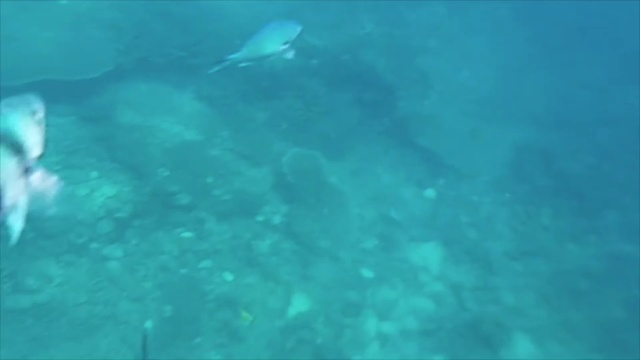
#> input picture camera/fish-camera/bestshot/fish0.jpg, 640 x 360 px, given in place of the camera
$ python ug-camera.py
#> lines starting #> are read from the running program, lines starting #| are printed output that depends on the picture; after the words box and inside, x2 and y2 are one past the last pixel; in counts of white or black regions, pixels touching at a corner belong together
# 画像に動くがある部分を検出(画面2つ表示)
import cv2

cap = cv2.VideoCapture(0)
img_last = None # 前回の画像を記憶する変数
green = (0, 255, 0)

while True:
	# 画像を取得
	_, frame = cap.read()
#> frame is the input picture: shape (360, 640, 3); mean B, G, R 168.2, 152.7, 45.8
	frame = cv2.resize(frame, (500,300))
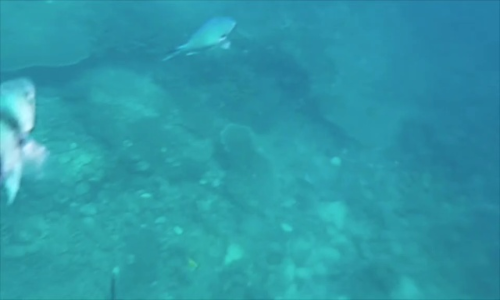
#> frame: shape (300, 500, 3); mean B, G, R 168.2, 152.7, 45.7
	# 白黒画像に変換
	gray = cv2.cvtColor(frame, cv2.COLOR_BGR2GRAY)
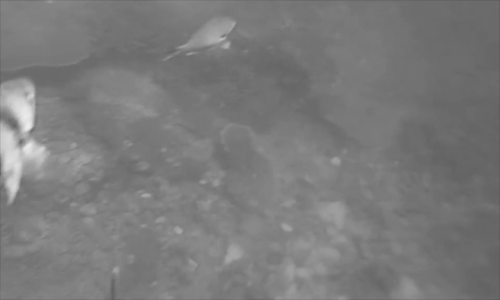
#> gray: shape (300, 500); min 87, max 235, mean 122.5
	gray = cv2.GaussianBlur(gray, (9, 9), 0)
	img_b = cv2.threshold(gray, 100, 255, cv2.THRESH_BINARY)[1]
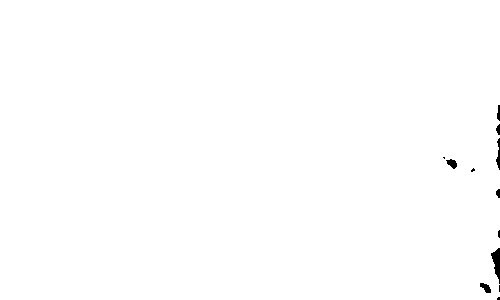
#> img_b: shape (300, 500); 99.7% white; 12 black regions (5 under 20 px), largest, box (x1, y1, x2, y2) and area: (491, 248, 500, 284) 176, (496, 138, 500, 170) 71, (446, 159, 457, 169) 67
	# 差分を確認する
	if img_last is None:
		img_last = img_b
		continue
	frame_diff = cv2.absdiff(img_last, img_b)
	cnts = cv2.findContours(frame_diff, cv2.RETR_EXTERNAL, cv2.CHAIN_APPROX_SIMPLE)[0]
	# 差分があった点を画面に描く
	for pt in cnts:
		x, y, w, h = cv2.boundingRect(pt)
		if w < 30: continue #小さな変更点は無視
		cv2.rectangle(frame, (x, y), (x+w, y+h), green, 2)
	# 今回のフレームを保存
	img_last = img_b
	# 画面に表示
	cv2.imshow('Diff Camera', frame)
	cv2.imshow('diff data', frame_diff)
	if cv2.waitKey(1) == 13: break
cap.release()
cv2.destroyAllWindows()

$ run again, on camera/fish-camera/bestshot/fish19.jpg
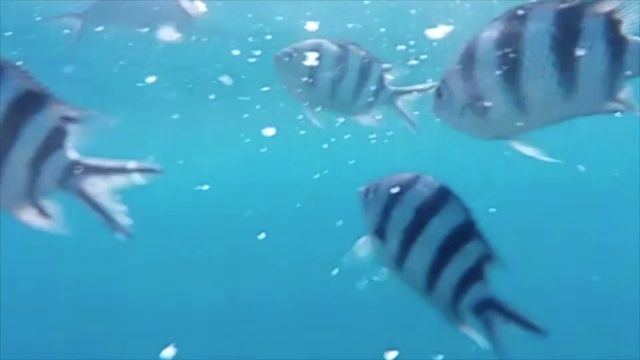
#> input picture camera/fish-camera/bestshot/fish19.jpg, 640 x 360 px, given in place of the camera
#> frame is the input picture: shape (360, 640, 3); mean B, G, R 192.6, 158.5, 67.2
#> frame: shape (300, 500, 3)
#> `gray = cv2.cvtColor(frame, cv2.COLOR_BGR2GRAY)`:
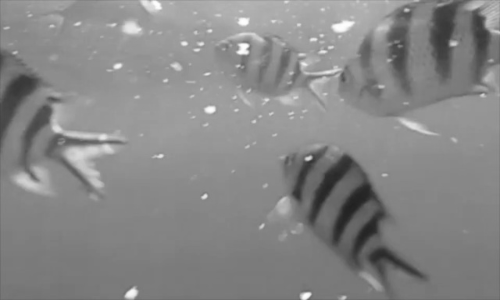
#> gray: shape (300, 500); min 32, max 254, mean 135
#> `img_b = cv2.threshold(gray, 100, 255, cv2.THRESH_BINARY)[1]`:
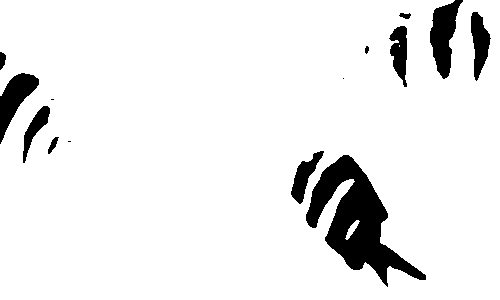
#> img_b: shape (300, 500); 92.3% white; 14 black regions (3 under 20 px), largest, box (x1, y1, x2, y2) and area: (306, 155, 426, 287) 5986, (430, 0, 463, 79) 1423, (0, 73, 39, 144) 1198
